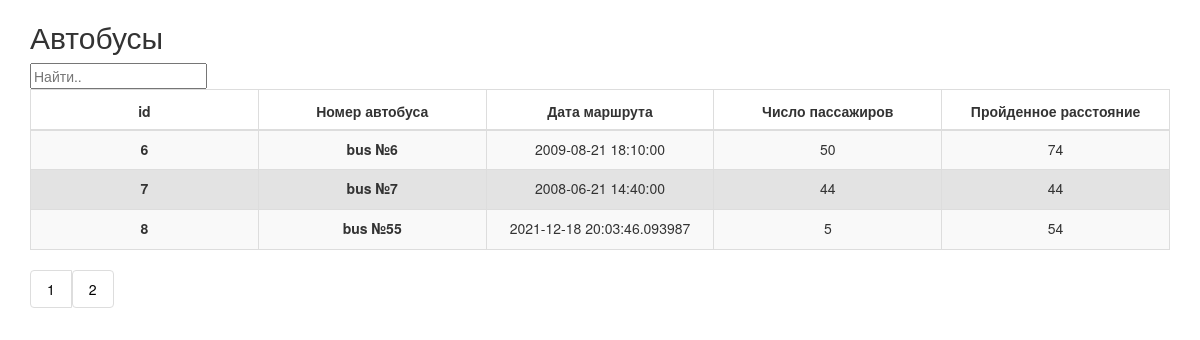
Page /?page=2 on the earlier database version.
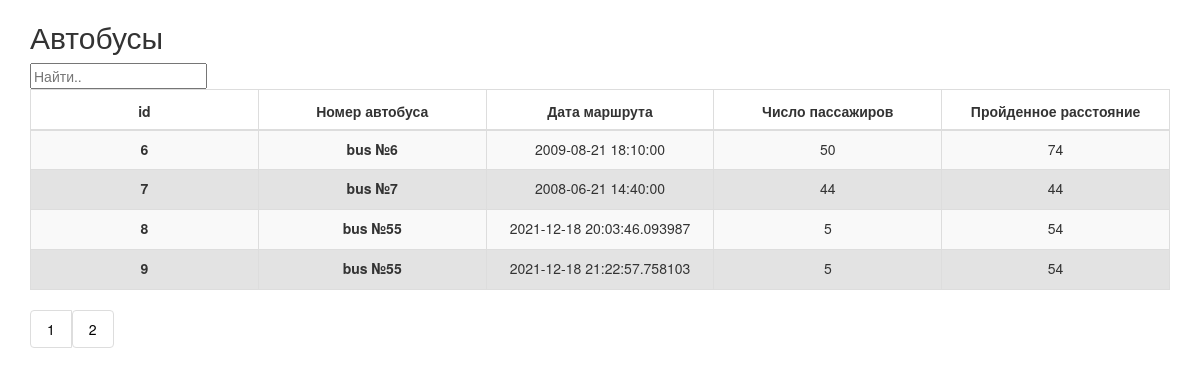
Same page on the later database version.
### core/models.py (models this page shows, shortened)
class Wel(db.Model):
    __tablename__ = 'wels'
    id = db.Column(db.Integer(), primary_key=True)
    date = db.Column(db.DateTime(), nullable=False)
    title = db.Column(db.String(), nullable=False)
    quantity = db.Column(db.Integer(),nullable=False)
    distance = db.Column(db.Integer(),nullable=False)

### core/routes.py (the view)
@app.route('/')
def index():
    page = request.args.get('page', 1, type=int)
    wels = Wel.query.paginate(page=page, per_page=5)
    return render_template('index.html', wels=wels)

### core/templates/index.html
{% extends 'base.html' %}
{% block content %}
    <div class="container">
    <h2>Автобусы</h2>
    <input id="myInput" type="text" placeholder="Найти..">
    <br>
    <table class="table table-bordered table-striped table_sort">
                <thead>
                    <tr>
                        <th>id</th>
                        <th>Номер автобуса</th>
                        <th>Дата маршрута</th>
                        <th>Число пассажиров</th>
                        <th>Пройденное расстояние</th>
                    </tr>
                </thead>
                <tbody id="myTable">
                {% for wel in wels.items %}
                <tr>
                    <th>{{wel.id}}</th>
                    <th>{{wel.title}}</th>
                    <td>{{wel.date}}</td>
                    <td>{{wel.quantity}}</td>
                    <td>{{wel.distance}}</td>
                {% endfor %}
                </tr>
            </tbody>
    </table>
  </div>
<div class="container">
        {% for page_num in wels.iter_pages(left_edge=1, right_edge=2, left_current=2, right_current=2) %}
              {% if page_num %}
                  {% if page_num == wels.page %}
            <ul class="pagination">
              <li><a href="{{url_for('index', page=page_num)}}"> {{ page_num }} </a></li>
         </ul>
            {% else %}
            <ul class="pagination">
              <li><a href="{{url_for('index', page=page_num)}}"> {{ page_num }} </a></li>
              {% endif %}
              {% else %}
              ...
              {% endif %}
          {% endfor %}
</div>
{% endblock %}

Differences in the rows shown:
added Wel: id "9", title "bus №55", date "2021-12-18 21:22:57.758103", quantity "5", distance "54"
